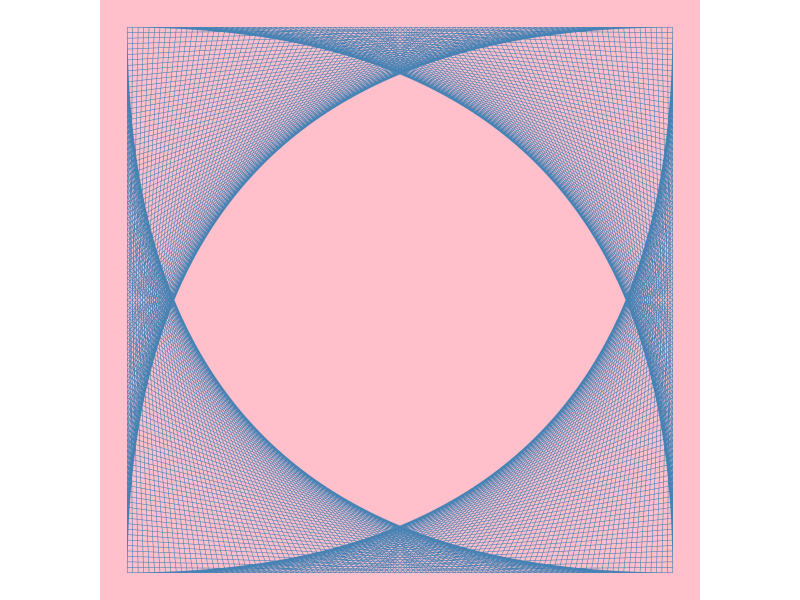
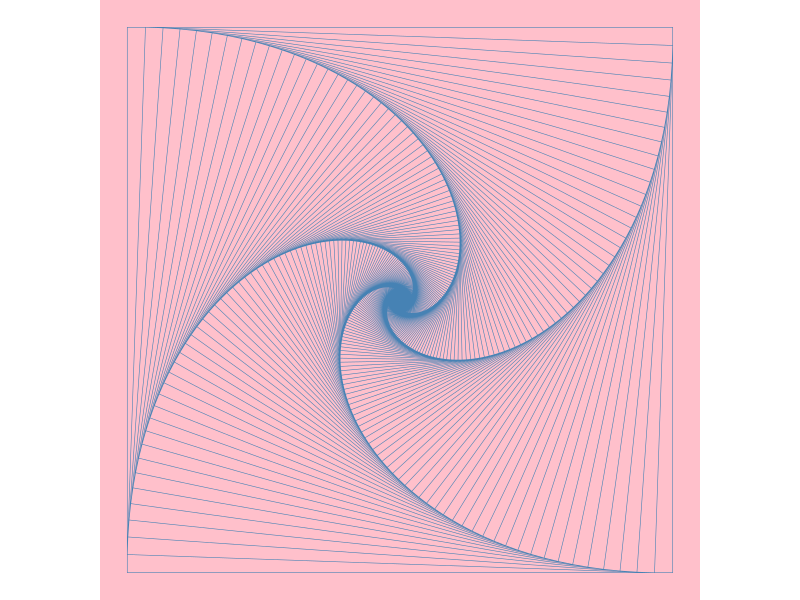
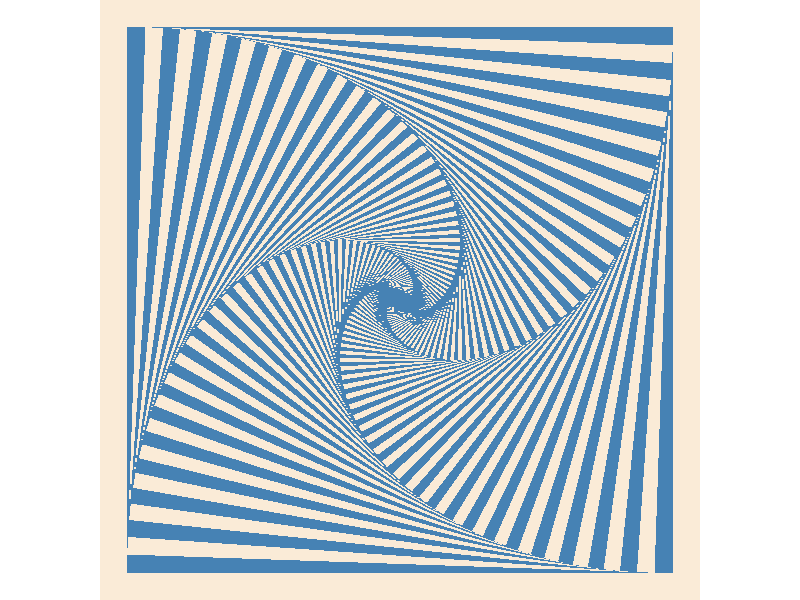
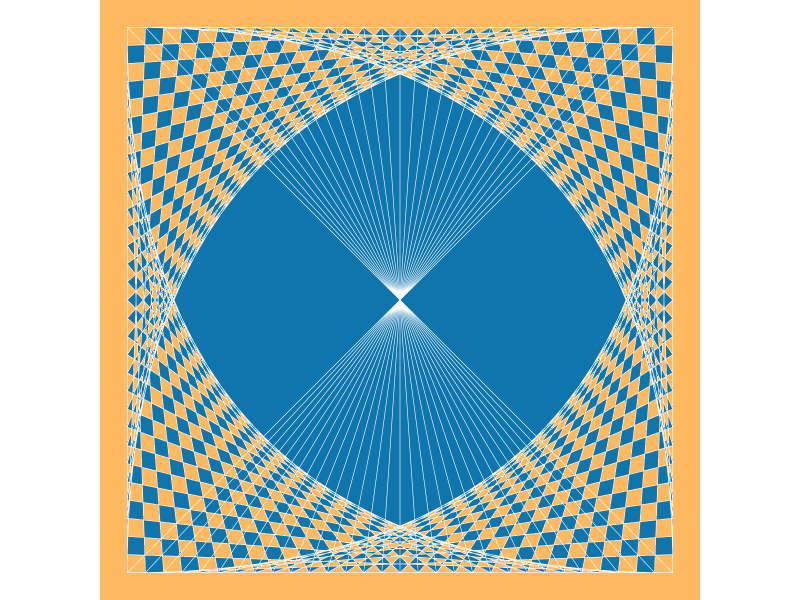
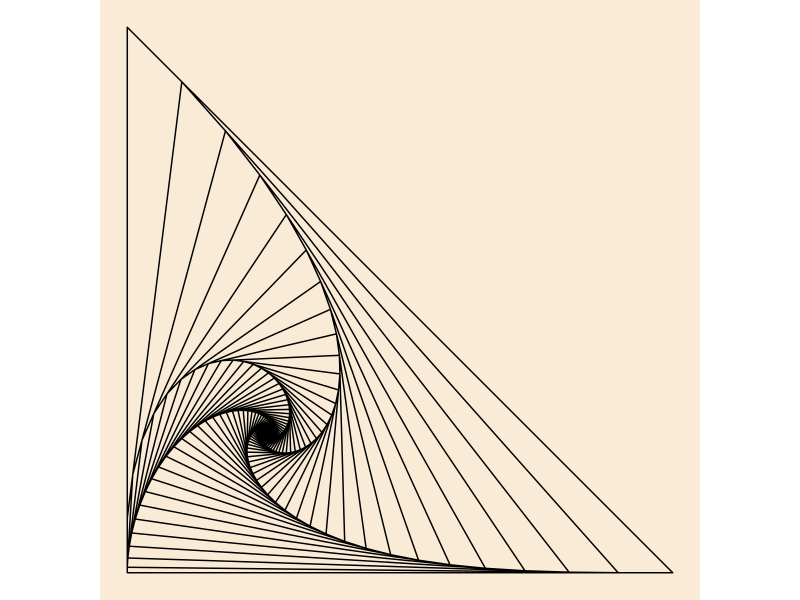
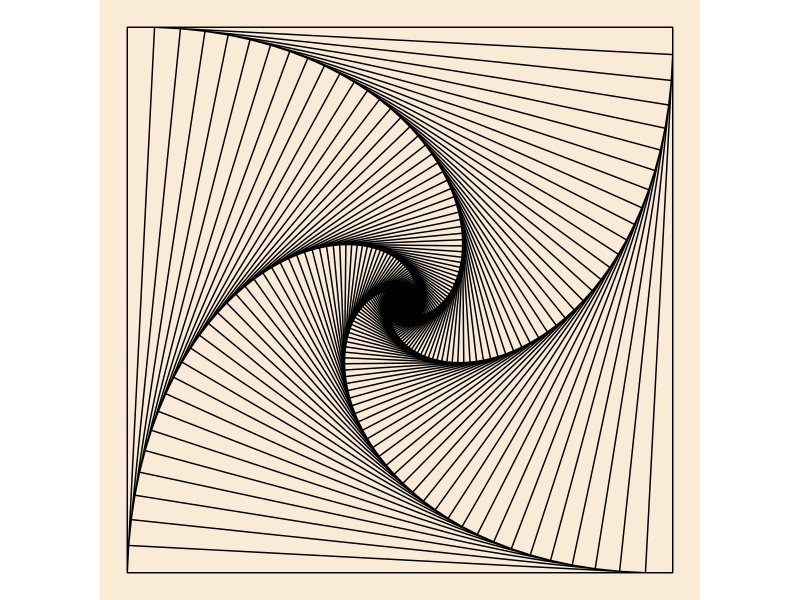
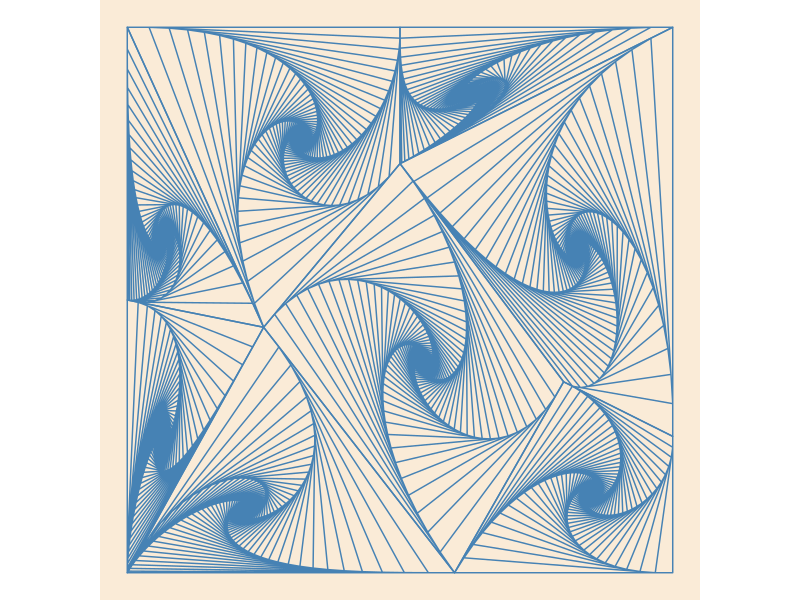
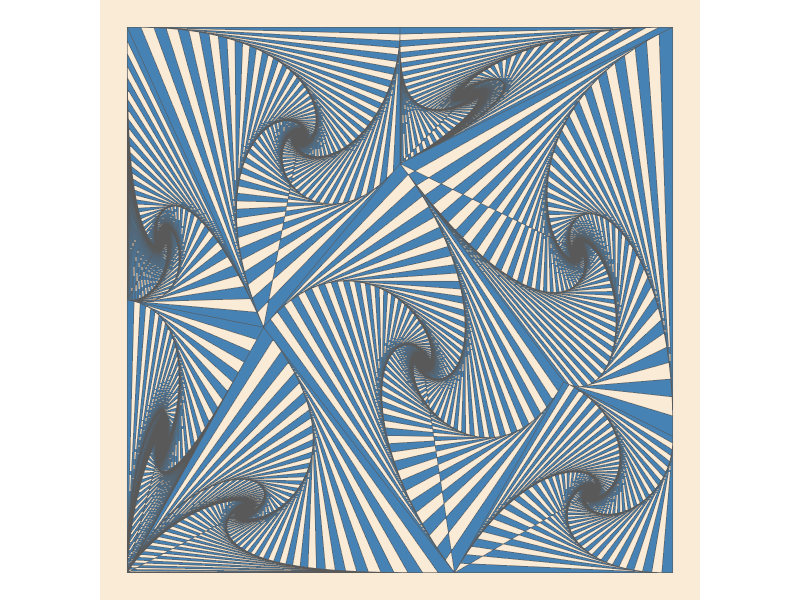

Write R code to recreate these figures, in order.

# Source of inspiration: https://infrahumano.github.io/exterior/2020/04/18/mediod%C3%ADa.html
#                        https://youtu.be/C2vbYpa-AWk

library(tidyverse)
library(sf)

outfolder <- "03-spiral-pictures/"
if (!dir.exists("spiral-pictures/")) dir.create("spiral-pictures/")

# General functions --------------------------------------------------------

rotate <- function(a) matrix(c(cos(a), sin(a), -sin(a), cos(a)), 2, 2)
rad <- function(degree) degree / 360 * 2 * pi

# First attempt -----------------------------------------------------------

square <- rbind(c(0, 0), c(0, 1), c(1, 1), c(1, 0), c(0, 0))

shift <- function(x, ..., d = 0.1) x + rbind(c(0, d), c(d, 0), c(0, -d), c(-d, 0), c(0, d))

accumulate(1:100, shift, .init = square, d = 0.01) %>% 
  st_polygon() %>%
  ggplot() + 
  geom_sf(fill = NA, size = 1/6, color = "steelblue") + 
  theme_void() + 
  theme(plot.background = element_rect(fill = "pink", color = NA))

ggsave(str_glue("{outfolder}pic-01.png"), device = "png", dpi = "print", bg = "pink")

# Second attempt ----------------------------------------------------------

rotate_shrink_push <- function(M, ..., d = 0.1) {
  
  angle <- pi/2 - acos(d / (1 - d))  ## this angle will only work with 1 x 1 squares
  
  M <- M %*% rotate(angle)  ## rotate
  M <- M * sqrt(2*d^2 - 2*d + 1) ## shrink
  M <- M + matrix(rep(c(0, d), nrow(M)), ncol = 2, byrow = TRUE)  ## push
  return(M)
}

output <- accumulate(1:200, rotate_shrink_push, .init = square, d = 1/30) %>% 
  st_polygon() 

output %>% 
  ggplot() + 
  geom_sf(fill = NA, size = 0.2, color = "steelblue") + 
  theme_void() + 
  theme(plot.background = element_rect(fill = "pink", color = NA))

ggsave(str_glue("{outfolder}pic-02.png"), device = "png", dpi = "print", bg = "pink")

output %>% 
  ggplot() + 
  geom_sf(fill = "steelblue", size = 0.2, color = NA) + 
  theme_void() + 
  theme(plot.background = element_rect(fill = "antiquewhite", color = NA))

ggsave(str_glue("{outfolder}pic-03.png"), device = "png", dpi = "print", bg = "antiquewhite")


# Third attempt -----------------------------------------------------------

triangle <- rbind(c(0, 0), c(0, 1),  c(1, 0), c(0, 0))

tri_shift <- function(x, ..., d = 0.1) x + rbind(c(0, d), c(d, 0), c(-d, 0), c(0, d))

o1 <- accumulate(1:30, tri_shift, .init = triangle, d = 1/30)

o2 <- accumulate(1:30, tri_shift, .init = triangle, d = 1/30) %>% 
  map(~ . %*% rbind(c(-1, 0), c(0, 1))) %>% 
  map(~ . + rbind(c(1, 0), c(1, 0), c(1, 0), c(1, 0)))

c(o1,  o2) %>%  
  st_multilinestring() %>% 
  st_cast("MULTIPOLYGON") %>% 
  ggplot() + 
  geom_sf(fill = "#0E75AD", color = "white", size = 1/20) +
  theme_void() + 
  theme(plot.background = element_rect(fill = "#FFBA61", color = NA)) 

ggsave(str_glue("{outfolder}pic-04.png"), device = "png", dpi = "print", bg = "#FFBA61")


# Final attempt -----------------------------------------------------------

next_row <- function(M, fraction = 0.1, ...) {
  i <- nrow(M)
  rbind(M, M[i - 3, ] + (M[i - 2, ] - M[i - 3, ]) * fraction)
}

spiral <- function(x, N = 300, fraction = 0.1) {
  reduce(1:N, next_row, .init = x, fraction = fraction) 
}

spiral(triangle) %>% 
  list() %>% 
  st_multilinestring() %>% 
  ggplot() + 
  geom_sf(size = 0.2, color = "black") + 
  theme_void() + 
  theme(plot.background = element_rect(fill = "antiquewhite", color = NA))

spiral(square, N = 500, fraction = 0.05) %>% 
  list() %>% 
  st_multilinestring() %>% 
  ggplot() + 
  geom_sf(size = 0.2, color = "black") + 
  theme_void() + 
  theme(plot.background = element_rect(fill = "antiquewhite", color = NA))

ggsave(str_glue("{outfolder}pic-05.png"), device = "png", dpi = "print", bg = "antiquewhite")


## This is the same pattern from Javier's blog:

polygons <- list(
  rbind(c(0, 0), c(0, 500), c(250, 450), c(0, 0)),
  rbind(c(0, 500), c(250, 450), c(0, 1000), c(0, 500)), 
  rbind(c(0, 0), c(250, 450), c(600, 0), c(0, 0)),
  rbind(c(250, 450), c(0, 1000), c(500, 1000), c(500, 750), c(250, 450)),
  rbind(c(600, 0), c(250, 450), c(500, 750), c(800, 350), c(600, 0)),
  rbind(c(600, 0), c(800, 350), c(1000, 250), c(1000, 0), c(600, 0)),
  rbind(c(500, 750), c(800, 350), c(1000, 250), c(1000, 1000), c(500, 750)),
  rbind(c(500, 750), c(1000, 1000), c(500, 1000), c(500, 750))
)

map(polygons, spiral, fraction = 0.08, N = 500) %>% 
  st_multilinestring() %>% 
  ggplot() + 
  geom_sf(color = "steelblue", size = 0.2) + 
  theme_void() + 
  theme(plot.background = element_rect(fill = "antiquewhite", color = NA))

ggsave(str_glue("{outfolder}pic-06.png"), device = "png", dpi = "print", bg = "antiquewhite")

map(polygons, spiral, fraction = 0.05, N = 500) %>% 
  st_multilinestring() %>% 
  st_cast("MULTIPOLYGON") %>% 
  ggplot() + 
  geom_sf(fill = "steelblue", size = NA) + 
  theme_void() + 
  theme(plot.background = element_rect(fill = "antiquewhite", color = NA))

ggsave(str_glue("{outfolder}pic-07.png"), device = "png", dpi = "print", bg = "antiquewhite")


# Composition -------------------------------------------------------------

library(patchwork)

a <- spiral(square, N = 500, fraction = 0.08) %>% 
  list() %>% 
  st_multilinestring() %>% 
  ggplot() 

b <- list(triangle, rbind(c(0, 1), c(1, 1), c(1, 0), c(0, 1))) %>% 
  map(spiral) %>% 
  st_multilinestring() %>% 
  ggplot() 

c <- map(polygons, spiral, fraction = 0.08, N = 500) %>% 
  st_multilinestring() %>% 
  ggplot() 

output <-  c(0, seq(-90, 90, 30), 180, 270) %>% 
  map(~ square %*% rotate(rad(.))) %>% 
  map(spiral, fraction = .05, N = 500) %>% 
  st_multilinestring() 

upper <- output %>% unlist() %>% max()
lower <- output %>% unlist() %>% min()

enclosing_square <- rbind(c(lower, lower), c(lower, upper), c(upper, upper), c(upper, lower), c(lower, lower))  %>% 
  list() %>% 
  st_polygon() 

d <- output %>% 
  ggplot() +
  geom_sf(data = enclosing_square, fill = NA, color = "steelblue", size = 0.1) 

composition <- a + b + c + d & 
  geom_sf(color = "steelblue", size = 0.1) &
  theme_void() &
  theme(plot.background = element_rect(fill = "antiquewhite", color = "antiquewhite"))

composition + plot_layout(design = "1234")

ggsave(str_glue("{outfolder}pic-08.png"), device = "png", dpi = "print", bg = "antiquewhite")

c(0, seq(-90, 60, 30), 180, 270) %>% 
  map(~ square %*% rotate(rad(.))) %>% 
  map(spiral, fraction = .05, N = 500) %>% 
  append(enclosing_square) %>% 
  st_multilinestring() %>% 
  st_cast("MULTIPOLYGON") %>% 
  ggplot() +
  geom_sf(data = enclosing_square, fill = NA, color = "steelblue", size = 1) +
  geom_sf(fill = "steelblue", size = 0.1, color = NA) +
  theme_void() +
  theme(plot.background = element_rect(fill = "antiquewhite", color = "antiquewhite"))

ggsave(str_glue("{outfolder}pic-09.png"), device = "png", dpi = "print", bg = "antiquewhite")


# Voronoi Tessellation ----------------------------------------------------

set.seed(12345)
random_points <- runif(1e3) %>% 
  matrix(ncol = 2) %>% 
  st_multipoint() 
  
hull <- st_convex_hull(random_points)

v <- st_voronoi(random_points) %>% 
  st_collection_extract() %>% 
  st_sf()
  
st_intersection(v, hull) %>% 
  st_geometry() %>% 
  map(as.matrix) %>% 
  map(spiral, fraction = 1/10, N = 300) %>% 
  st_multilinestring() %>% 
  st_cast("MULTIPOLYGON")  %>% 
  ggplot() + 
  geom_sf(size = NA, color = "antiquewhite", fill = "steelblue") + 
  theme_void() +
  theme(plot.background = element_rect(fill = "antiquewhite", color = "antiquewhite"))

ggsave(str_glue("{outfolder}pic-10.png"), device = "png", dpi = "print", 
       bg = "antiquewhite")

st_intersection(v, hull) %>% 
  st_geometry() %>% 
  map(as.matrix) %>% 
  map(spiral, fraction = 1/10, N = 200) %>% 
  st_multilinestring() %>% 
  ggplot() + 
  geom_sf(size = 0.1, color = "black") + 
  theme_void() +
  theme(plot.background = element_rect(fill = "antiquewhite", color = "black"))

ggsave(str_glue("{outfolder}pic-11.png"), device = "png", dpi = "print", 
       bg = "antiquewhite")
